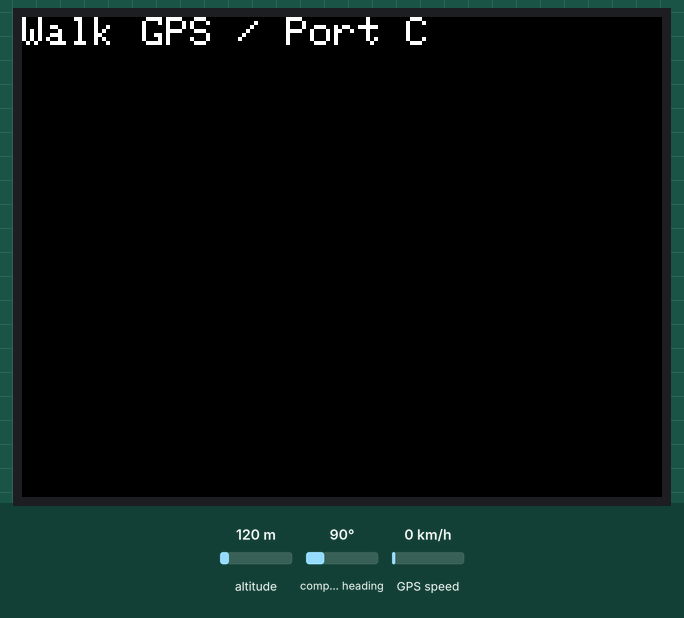
Recording of a sketch running on a simulated ESP32-S3. Shown: 320×240 colour display. The test bench sets the inputs (shaded band); at power-on: altitude 120 m, compass heading 90°, GPS speed 0 km/h. The GPS gets a fix after 3 s at 37.7749, -122.4194 with 8 satellites; what the sketch prints to the serial monitor is not drawn.

Above: at 0.2 s.
At 3.1 s:
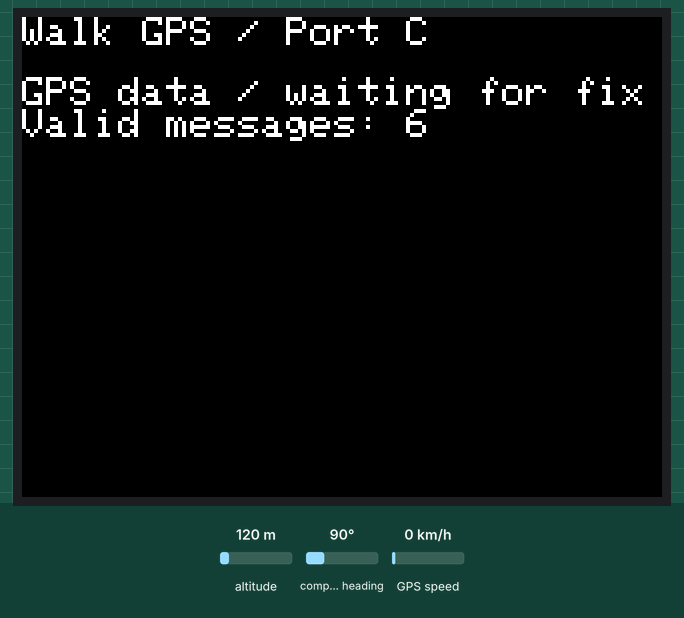
At 11.1 s:
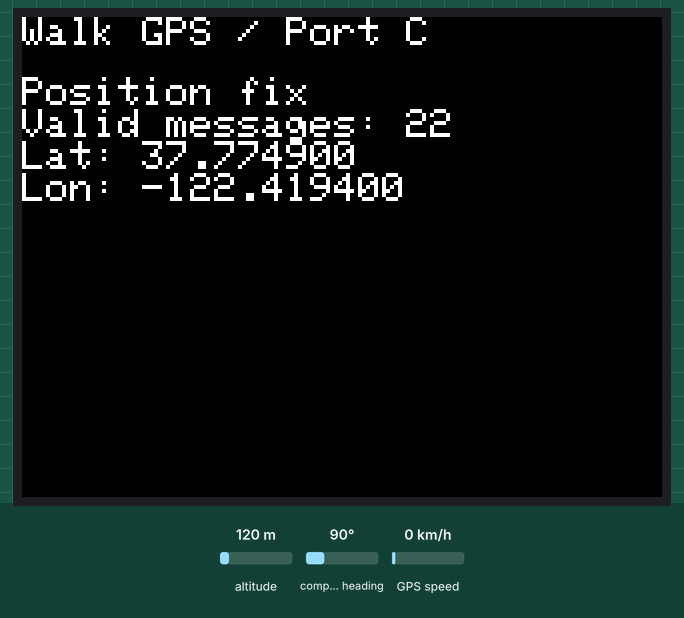
At 20.1 s:
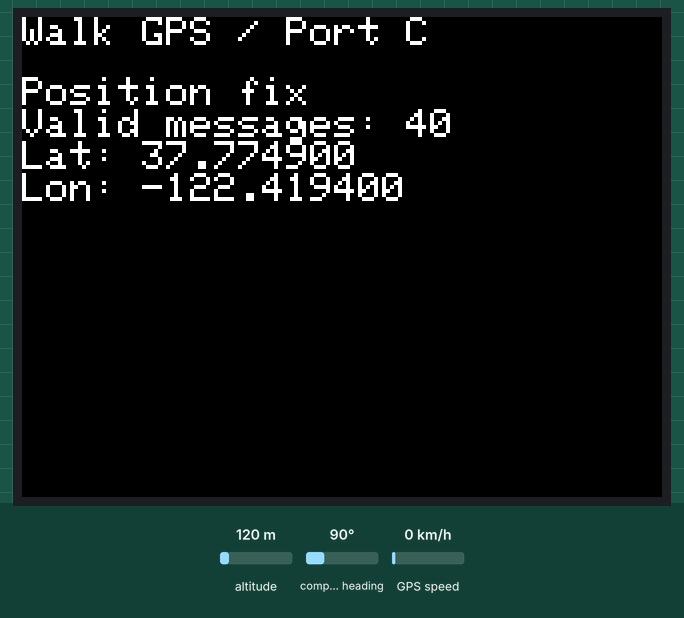
At 29.1 s:
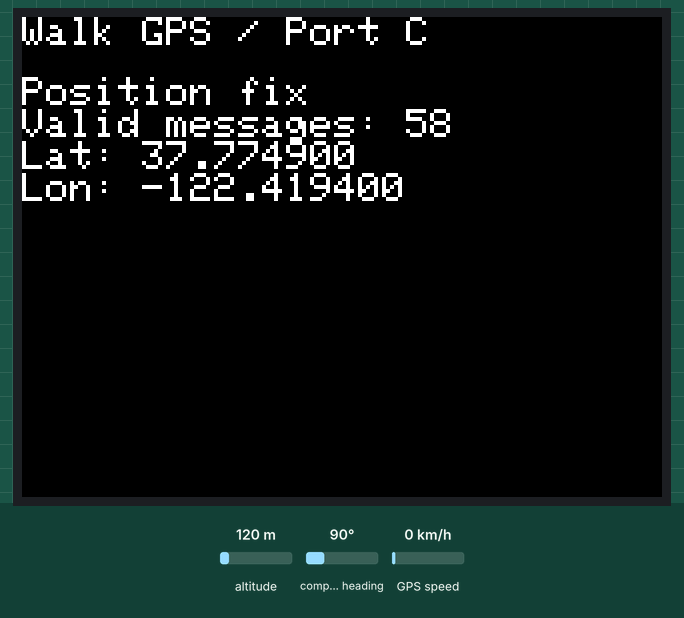
At 38.1 s:
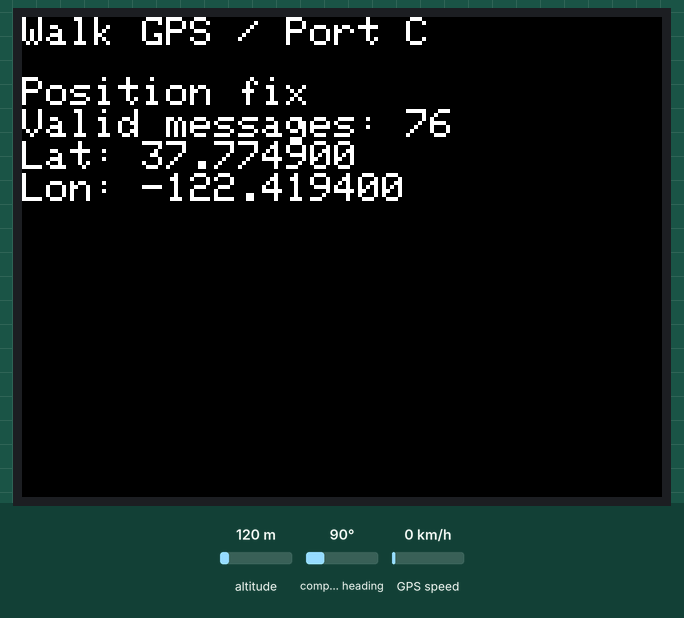

The sketch:

gps_check.ino
```cpp
#include <M5Unified.h>
#include <TinyGPS++.h>

// CoreS3 + DinBase, blue Port C, GPS/BDS Unit v1.1 (U032-V11).
constexpr int gpsRxPin = 18;
constexpr int gpsTxPin = 17;
constexpr unsigned long staleAfterMs = 3000;

TinyGPSPlus gps;
unsigned long lastSentenceMs = 0;
unsigned long lastDrawMs = 0;

void setup() {
  M5.begin(M5.config());
  M5.Power.setExtOutput(true);
  Serial.begin(115200);
  Serial1.begin(115200, SERIAL_8N1, gpsRxPin, gpsTxPin);

  M5.Display.setRotation(1);
  M5.Display.setTextSize(2);
  M5.Display.println("Walk GPS / Port C");
}

void loop() {
  while (Serial1.available()) {
    if (gps.encode(Serial1.read())) {
      lastSentenceMs = millis();
    }
  }

  const unsigned long now = millis();
  if (now - lastDrawMs < 1000) {
    delay(1);
    return;
  }
  lastDrawMs = now;

  const bool receiving = gps.passedChecksum() > 0 && now - lastSentenceMs < staleAfterMs;
  const bool fixed = receiving && gps.location.isValid() && gps.location.age() < staleAfterMs;
  const char* status = "Check GPS on blue Port C";
  if (receiving) {
    status = fixed ? "Position fix" : "GPS data / waiting for fix";
  }

  M5.Display.fillRect(0, 30, M5.Display.width(), M5.Display.height() - 30, 0);
  M5.Display.setCursor(0, 30);
  M5.Display.println(status);
  M5.Display.printf("Valid messages: %lu\n", (unsigned long)gps.passedChecksum());
  if (fixed) {
    M5.Display.printf("Lat: %.6f\nLon: %.6f\n", gps.location.lat(), gps.location.lng());
  }
  Serial.printf("%s | valid messages: %lu\n", status, (unsigned long)gps.passedChecksum());
}
```

Measured:
- what the display in image 1 shows lasts 1.0 s, from 3.1 s to 4.1 s
